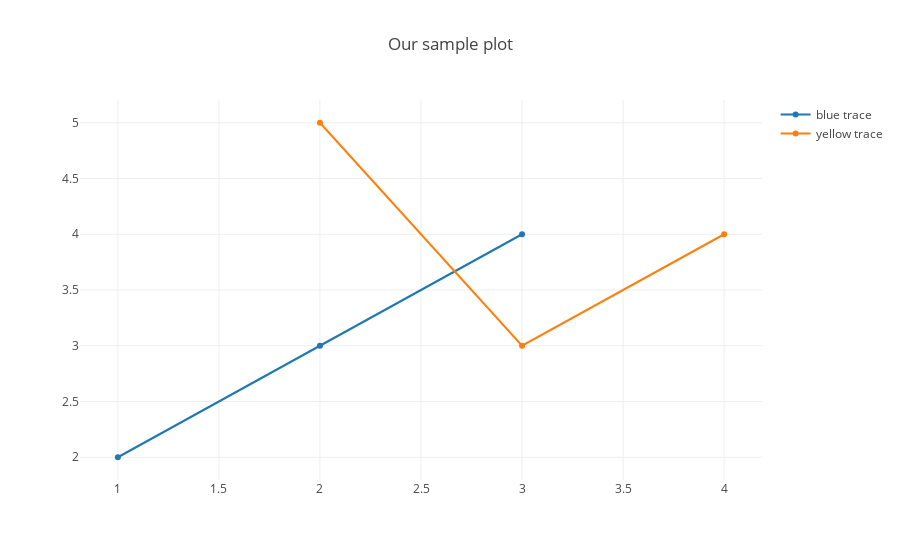

Notebook source saved alongside this figure:
### Code cell
sample_trace = {'x': [1, 2, 3], 'y': [2, 3, 4], 'name': 'blue trace'}
other_sample_trace = {'x': [2, 3, 4], 'y': [5, 3, 4], 'name': 'yellow trace'}
sample_figure = {'data': [sample_trace, other_sample_trace], 'layout': {'title': 'Our sample plot'}}
plot(sample_figure)

### Figure 1 — Plotly figure (JSON) as saved in the notebook; plotly's stock layout.template omitted (floating-point values rounded to 4 significant figures)
{"data": [{"name": "blue trace", "type": "scatter", "uid": "14e38028-d561-11e8-adab-34159e1c7ef8", "x": [1, 2, 3], "y": [2, 3, 4]}, {"name": "yellow trace", "type": "scatter", "uid": "14e38318-d561-11e8-be1c-34159e1c7ef8", "x": [2, 3, 4], "y": [5, 3, 4]}], "layout": {"title": "Our sample plot"}}
